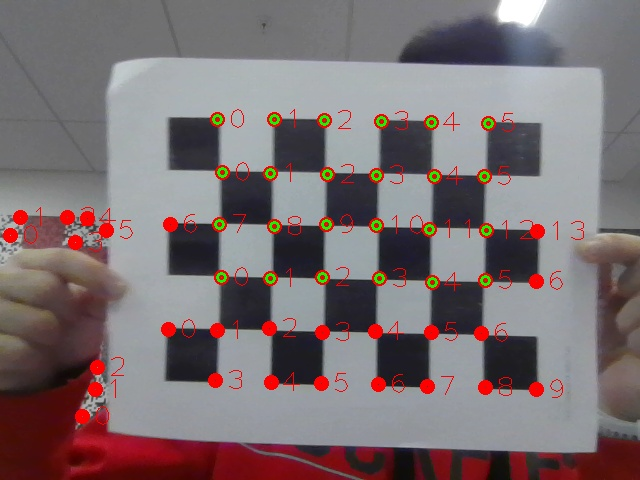
#> input picture CornerPics/CornerPicture_1.jpg, 640 x 480 px; its folder holds only this picture in this run
$ python CalibrateCamera.py
#> lines starting #> are read from the running program, lines starting #| are printed output that depends on the picture; after the words box and inside, x2 and y2 are one past the last pixel; in counts of white or black regions, pixels touching at a corner belong together
### FindCheckerboard.py
from typing import List
import cv2
import matplotlib.pyplot as plt
import math
import numpy as np
import os
from scipy.ndimage import gaussian_filter
import time

# [4 lines left out: function distance, not called in this run]

def findCorners(image):
    checkerboard = cv2.cvtColor(image, cv2.COLOR_BGR2GRAY).astype(float)

    stdI = 1.0
    stdD = .7
    a = .05

    Ix = gaussian_filter(checkerboard, stdD, order=[1, 0])
    Iy = gaussian_filter(checkerboard, stdD, order=[0, 1])
    Ixy = Ix * Iy

    gIx2 = gaussian_filter(Ix ** 2, stdI)
    gIy2 = gaussian_filter(Iy ** 2, stdI)
    gIxy = gaussian_filter(Ixy, stdI)

    R = (gIx2 * gIy2 - gIxy ** 2) - (a * ((gIx2 + gIy2) ** 2))

    thresholdedR = R * (R >= 9e4)

    maxSuppR = nonMaxSupp(thresholdedR).astype(np.uint8)

    positions = np.argwhere(maxSuppR == 1)
    # [5 lines of commented-out code are left out]
    return positions

def nonMaxSupp(image: np.ndarray):
    maxSuppR = np.zeros(image.shape)
    for x in range(1, image.shape[1] - 1):
        for y in range(1, image.shape[0] - 1):
            if isUniqueMax(image, x, y):
                maxSuppR[y,x] = 1
    return maxSuppR

def isUniqueMax(image: np.ndarray, x, y):
    maximum = np.max(image[y-1:y+2,x-1:x+2])

    for xCheck in range(x - 1, x + 2):
        for yCheck in range(y - 1, y + 2):
            if image[yCheck, xCheck] == maximum and (yCheck != y or xCheck != x):
                return False

    return True

def orderPoints(points: np.ndarray, threshold: int, byColumn: bool):
    lines = []
    currentLine = []
    for point in points:
        point = tuple(point)
        x, y = point
        if byColumn:
            interestCord = x
        else:
            interestCord = y
        # Go through rows created, see if new point can go inside
        if lines:
            for position in lines:
                if abs(interestCord - position[0]) < threshold:
                    lines.remove(position)
                    currentLine = position
                    break
        if not currentLine:
            currentLine = (interestCord, [])
        currentLine[1].append(point)
        lines.append(currentLine)
        currentLine = []
    # # Sort points left/right or up/down
    lines = sorted(lines, key=lambda x: x[0])
    finalLines = []
    for line in lines:
        asList = list(line[1])
        asList = sorted(asList, key=lambda x: x[1 * int(byColumn)])
        finalLines.append(tuple([line[0], asList]))
    finalLines = sorted(finalLines, key=lambda x: x[0])
    return finalLines


def findCheckboard(rowList: List[tuple[int, List]], colList: List[tuple[int, List]], shape: tuple[int, int], threshold: int):
    w, h = shape
    eligableRows = []
    for row in rowList:
        if len(row[1]) >= w:
            eligableRows.append(row)
    if len(eligableRows) < h:
        return None
    eligableCols = []
    for col in colList:
        if len(col[1]) >= h:
            eligableCols.append(col)
    if len(eligableCols) < w:
        return None
    possibleRowCorners = []
    possibleColCorners = []
    for row in eligableRows:
        possibleRowCorners.extend(row[1][0:3])
    for col in eligableCols:
        possibleColCorners.extend(col[1][0:3])

    topLeft = list(set(possibleRowCorners) & set(possibleColCorners))
    if topLeft:
        leftEdge = []
        for col in eligableCols:
            if topLeft[0] in col[1]:
                leftEdge = col[1]
                break
        checkboard = []
        currentRow = 0
        for farLeft in leftEdge:
            while currentRow < len(rowList):
                currentRow += 1
                if farLeft in rowList[currentRow - 1][1]:
                    cornerPos = rowList[currentRow - 1][1].index(farLeft)
                    checkboard.append(rowList[currentRow - 1][1][cornerPos:cornerPos + w])
                    break
                else:
                    return None
            if len(checkboard) == h:
                break
        return checkboard
    return None

# [91 lines left out: function main, not called in this run]

# [2 lines that do not run on import are left out]

### CalibrateCamera.py
import cv2
import os
from ShowCorners import CheckerboardDetector
from FindCheckerboard import findCheckboard, orderPoints, findCorners
import numpy as np

def showImages(directory):
    keyPress = None
    checkerboardDetector = CheckerboardDetector()
    images = os.listdir(directory)
    for image in images:
        currentImage = cv2.imread(f"{directory}/{image}")
        gray = cv2.cvtColor(currentImage, cv2.COLOR_BGR2GRAY)

        corners = cv2.goodFeaturesToTrack(gray,50,0.01,20)
        cornerPoints = np.int0(corners)

        threshold = 35

        rowOrderedPoints = checkerboardDetector.orderPoints(cornerPoints, threshold, False)
        colOrderedPoints = checkerboardDetector.orderPoints(cornerPoints, threshold, True)
        checkerboard = checkerboardDetector.findCheckboard(rowOrderedPoints, colOrderedPoints, (6, 4), threshold)
        if checkerboard is not None:
            for row in checkerboard:
                for point in row:
                    x, y = point
                    cv2.circle(currentImage, (x,y), 4, color=(0,0,255), thickness=5)

        cv2.imshow("Checkerboard", currentImage)
        keyPress = cv2.waitKey(0)
        if keyPress == ord('d'):
            os.remove(f"{directory}/{image}")

def getCameraMatrix(directory):
    images = os.listdir(directory)
    A = np.zeros((48, 12))
    counter = 0
    for image in images:
        counter += 1
        currentImage = cv2.imread(f"{directory}/{image}")
        copyImage = currentImage.copy()
        gray = cv2.cvtColor(currentImage, cv2.COLOR_BGR2GRAY)

        corners = findCorners(currentImage)
        cornerPoints = np.int0(corners)

        threshold = 35

        rowOrderedPoints = orderPoints(cornerPoints, threshold, False)
        colOrderedPoints = orderPoints(cornerPoints, threshold, True)
        checkerboard = findCheckboard(rowOrderedPoints, colOrderedPoints, (4, 6), threshold)
        if checkerboard is not None:
            for row in checkerboard:
                for point in row:
                    y, x = point
                    cv2.circle(copyImage, (x,y), 4, color=(0,255,0), thickness=2)

        cv2.imshow("Image", copyImage)
        cv2.waitKey(0)
        if checkerboard:
            currentRow = checkerboard[0]
            print(currentRow)
            for i in range(24):
                floatI = float(i) * 20
                if i < 6:
                    currentRow = checkerboard[0]
                    x, y = currentRow[i]
                    point3D = [floatI, 0.0, 0.0]
                elif i < 12:
                    currentRow = checkerboard[1]
                    x, y = currentRow[i - 6]
                    point3D = [floatI - 6, 1.0, 0.0]
                elif i < 18:
                    currentRow = checkerboard[2]
                    x, y = currentRow[i - 12]
                    point3D = [floatI - 12, 2.0, 0.0]
                else:
                    currentRow = checkerboard[3]
                    x, y = currentRow[i - 18]
                    point3D = [floatI - 18, 3.0, 0.0]

                A[2*i][0:3] = A[2*i+1][4:7] = point3D
                A[2*i][3] = A[2*i+1][7] = 1
                A[2*i][8:11] = [value * -x for value in point3D]
                A[2*i+1][8:11] = [value * -y for value in point3D]
                A[2*i][11] = -x
                A[2*i+1][11] = -y

            print(A)
            eigvals, eigvecs = np.linalg.eig(A.T @ A)
            minEigvec = eigvecs[:, eigvals.argmin()]

            P = np.zeros((3,4))
            P[0] = minEigvec[0:4]
            P[1] = minEigvec[4:8]
            P[2] = minEigvec[8:12]

            print(P)
            break

def camMatrixFromCVCorners(directory):
    images = os.listdir(directory)
    A = np.zeros((48, 12))
    counter = 0
    for image in images:
        print(counter)
        counter += 1
        currentImage = cv2.imread(f"{directory}/{image}")
        gray = cv2.cvtColor(currentImage, cv2.COLOR_BGR2GRAY)
        ret, corners = cv2.findChessboardCorners(gray, (6,4),None)

        for i in range(24):
            pass


def main():
    directory = f"{os.getcwd()}/CornerPics"
    getCameraMatrix(directory=directory)
#> in getCameraMatrix, currentImage is the input picture: shape (480, 640, 3); mean B, G, R 113.7, 111.3, 123.6
#> in getCameraMatrix, `gray = cv2.cvtColor(currentImage, cv2.COLOR_BGR2GRAY)`:
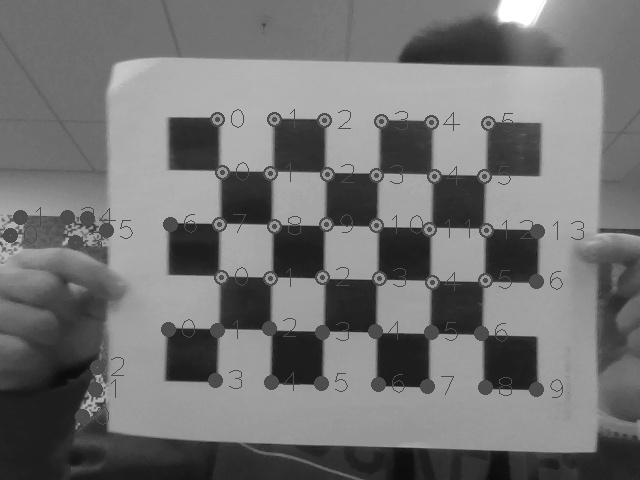
#> gray: shape (480, 640); min 10, max 255, mean 115.2
#> in findCorners, `Iy = gaussian_filter(checkerboard, stdD, order=[0, 1])`:
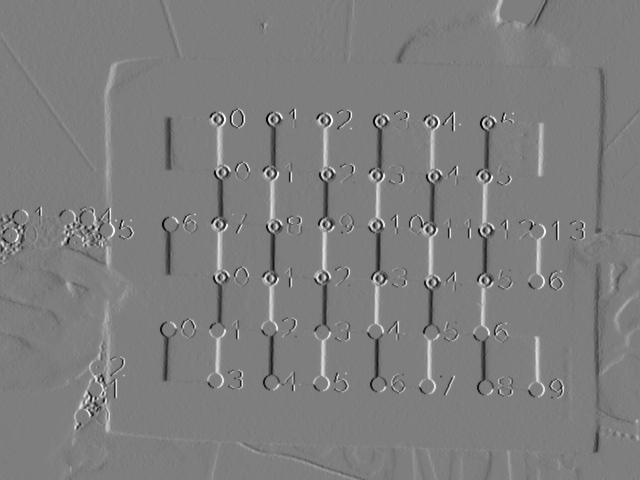
#> Iy: shape (480, 640) float64; min -46.27, max 47.02, mean 0; drawn with min black and max white
#> in findCorners, `Ixy = Ix * Iy`:
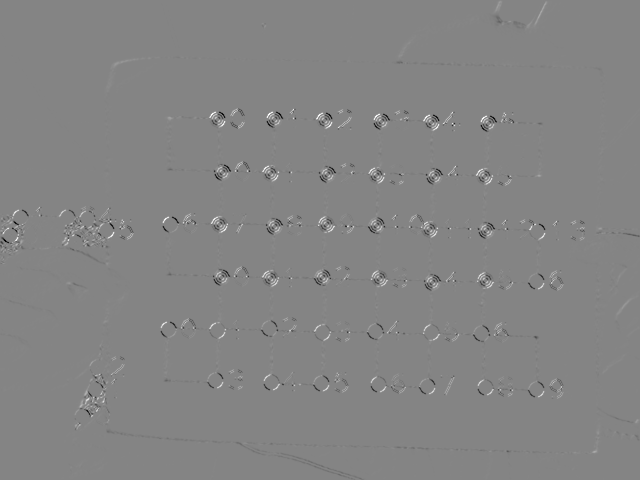
#> Ixy: shape (480, 640) float64; min -1520.9, max 1401.5, mean -0.2; drawn with min black and max white
#> in findCorners, `gIx2 = gaussian_filter(Ix ** 2, stdI)`:
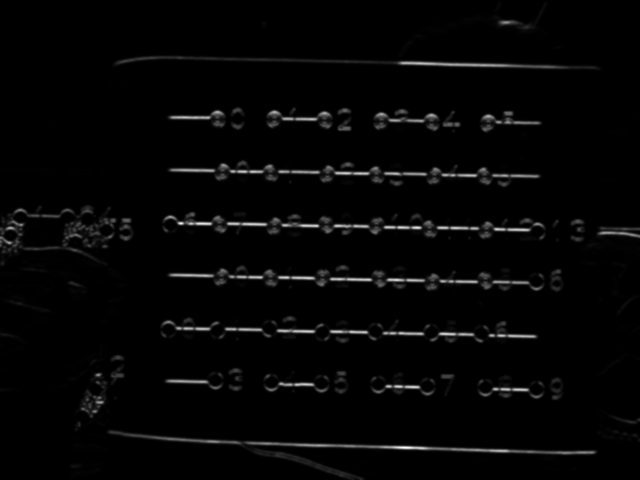
#> gIx2: shape (480, 640) float64; min 0, max 2164.1, mean 47.6; drawn with min black and max white
#> in findCorners, `gIy2 = gaussian_filter(Iy ** 2, stdI)`:
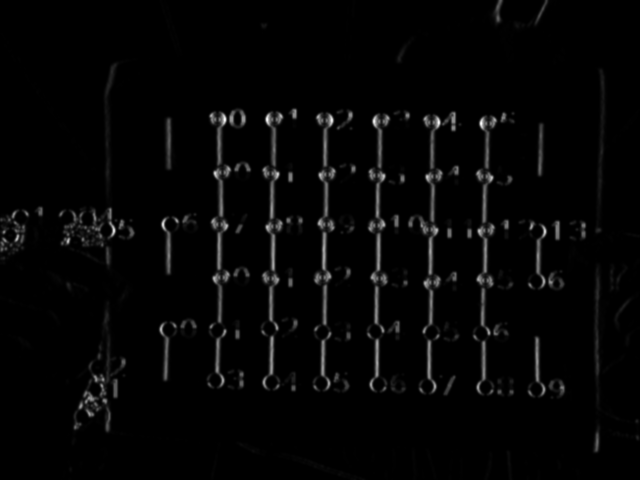
#> gIy2: shape (480, 640) float64; min 0, max 1457.2, mean 32.2; drawn with min black and max white
#> in findCorners, `R = (gIx2 * gIy2 - gIxy ** 2) - (a * ((gIx2 + gIy2) ** 2))`:
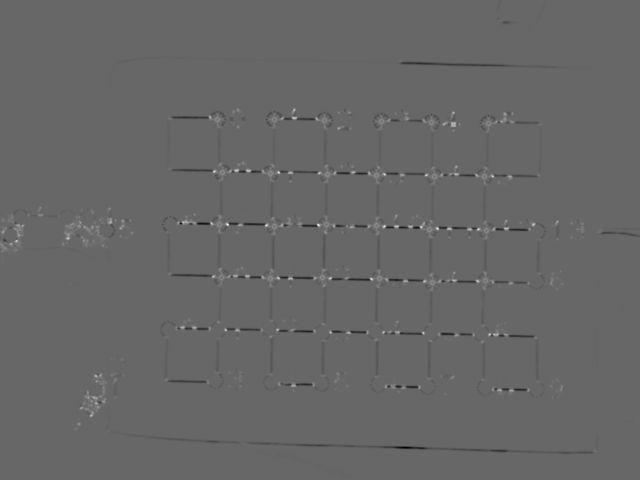
#> R: shape (480, 640) float64; min -232862.1, max 341089.8, mean -431.8; drawn with min black and max white
#> in findCorners, `thresholdedR = R * (R >= 9e4)`:
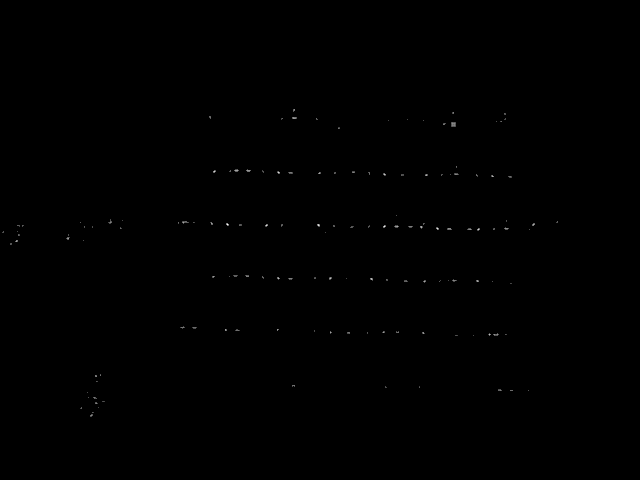
#> thresholdedR: shape (480, 640) float64; min 0, max 341089.8, mean 283.2; drawn with min black and max white
#> after the loop in nonMaxSupp, `for x in range(1, image.shape[1] - 1):`: maxSuppR: shape (480, 640) float64; values 0 (black) and 1 (white), 0.05% white in thin lines or dots, all inside (x1, y1, x2, y2) = (3, 109, 558, 416)
#> the loop in orderPoints, `for point in points:` made 153 passes
#> point on passes 1 to 3: [109, 294], [112, 453], [113, 504]
#> the loop in orderPoints, `for line in lines:` made 11 passes
#> line on pass 11: (557, [(221, 557), (229, 529), (390, 528)])
#> the loop in orderPoints (call 2), `for point in points:` made 153 passes
#> the loop in orderPoints (call 2), `for line in lines:` made 7 passes
#> line on pass 7: (412, [(412, 92), (415, 91)])
#> the loop in findCheckboard, `for row in rowList:` made 11 passes
#> the loop in findCheckboard, `for col in colList:` made 7 passes
#> col on pass 7: (412, [(415, 91), (412, 92)])
#> the loop in findCheckboard, `for row in eligableRows:` made 10 passes
#> the loop in findCheckboard, `for col in eligableCols:` made 6 passes
#> the loop in findCheckboard, `for col in eligableCols:` made 1 pass
#> the loop in findCheckboard, `for farLeft in leftEdge:` made 1 pass
#> farLeft on pass 1: (117, 210)
    # showImages(directory=directory)

if __name__ == "__main__":
    main()

$ run again, on CornerPics/CornerPicture_7.jpg
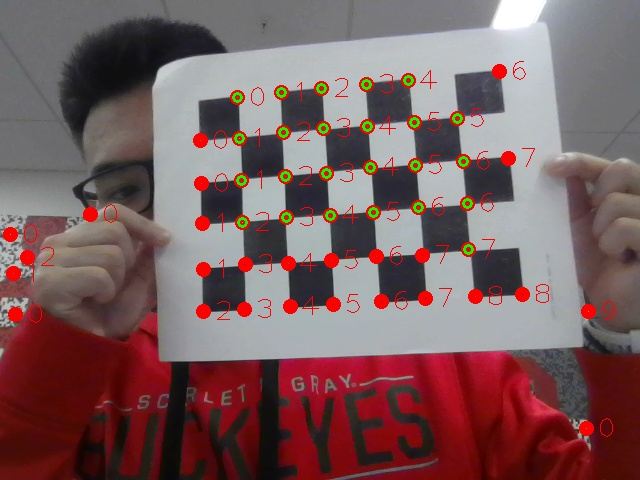
#> input picture CornerPics/CornerPicture_7.jpg, 640 x 480 px
#> in getCameraMatrix, currentImage is the input picture: shape (480, 640, 3); mean B, G, R 94.9, 93.5, 122
#> in findCorners, `R = (gIx2 * gIy2 - gIxy ** 2) - (a * ((gIx2 + gIy2) ** 2))`:
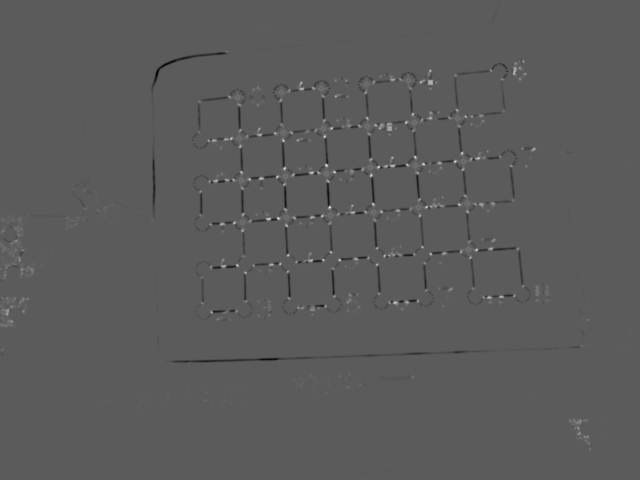
#> R: shape (480, 640) float64; min -309066.2, max 549687.1, mean -556.2; drawn with min black and max white
#> after the loop in nonMaxSupp, `for x in range(1, image.shape[1] - 1):`:
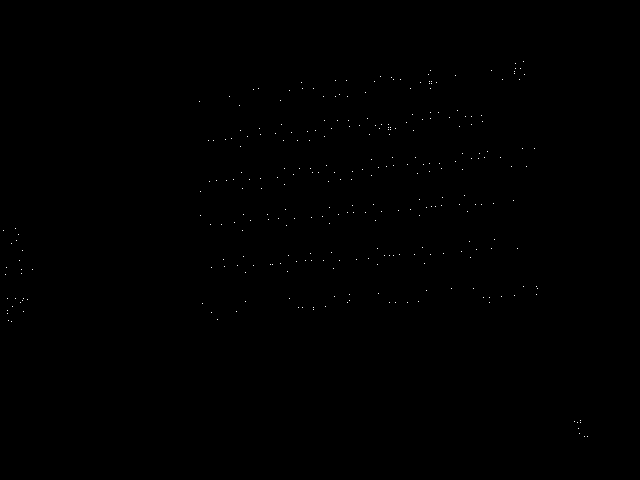
#> maxSuppR: shape (480, 640) float64; values 0 (black) and 1 (white), 0.09% white in thin lines or dots, all inside (x1, y1, x2, y2) = (3, 61, 588, 437)
#> the loop in orderPoints, `for point in points:` made 291 passes
#> point on passes 1 to 3: [61, 523], [63, 515], [68, 515]
#> the loop in orderPoints, `for line in lines:` made 10 passes
#> the loop in orderPoints (call 2), `for point in points:` made 291 passes
#> the loop in orderPoints (call 2), `for line in lines:` made 9 passes
#> the loop in findCheckboard, `for row in rowList:` made 10 passes
#> the loop in findCheckboard, `for col in colList:` made 9 passes
#> the loop in findCheckboard, `for row in eligableRows:` made 10 passes
#> the loop in findCheckboard, `for col in eligableCols:` made 9 passes
#> the loop in findCheckboard, `for col in eligableCols:` made 1 pass
#> the loop in findCheckboard, `for farLeft in leftEdge:` made 1 pass
#> farLeft on pass 1: (89, 253)

$ run again, on CornerPics/CornerPicture_2.jpg
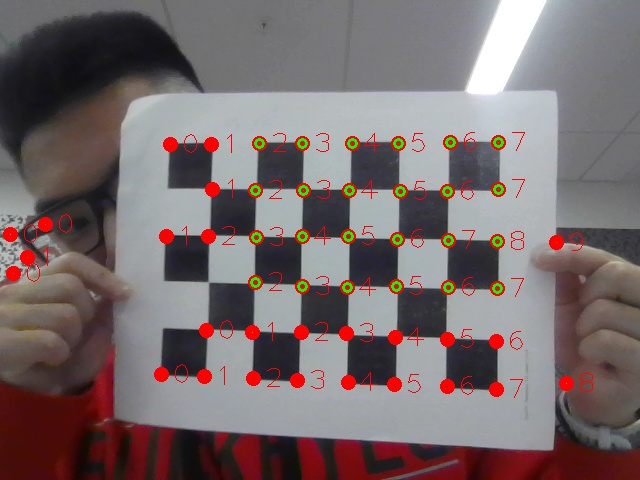
#> input picture CornerPics/CornerPicture_2.jpg, 640 x 480 px
#> in getCameraMatrix, currentImage is the input picture: shape (480, 640, 3); mean B, G, R 108.1, 107.1, 119.9
#> in findCorners, `R = (gIx2 * gIy2 - gIxy ** 2) - (a * ((gIx2 + gIy2) ** 2))`:
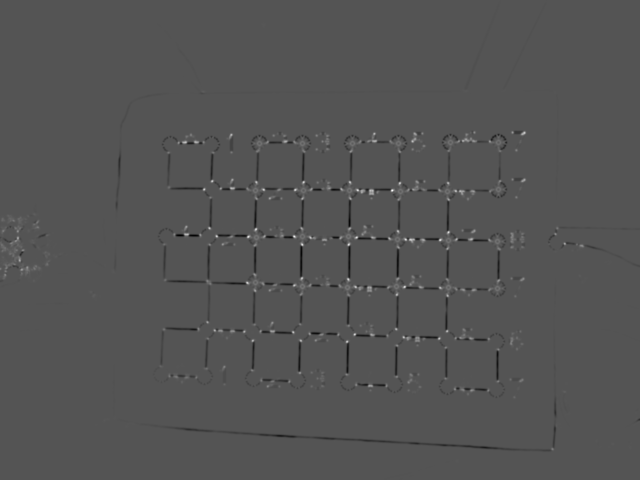
#> R: shape (480, 640) float64; min -211973.6, max 426497.9, mean -672.4; drawn with min black and max white
#> in findCorners, `thresholdedR = R * (R >= 9e4)`:
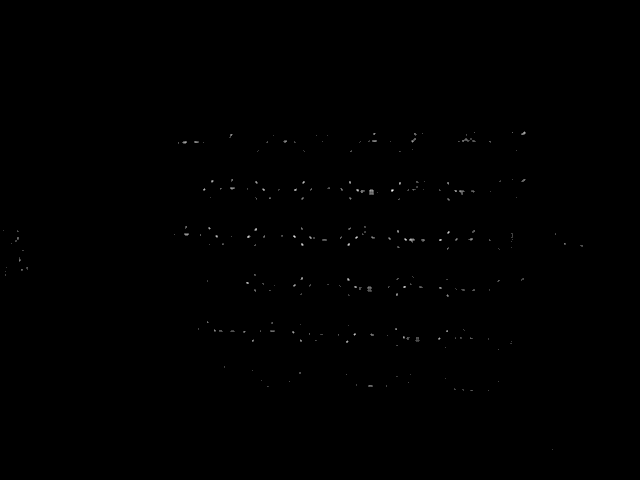
#> thresholdedR: shape (480, 640) float64; min 0, max 426497.9, mean 518.6; drawn with min black and max white
#> the loop in orderPoints, `for point in points:` made 248 passes
#> point on passes 1 to 3: [132, 474], [132, 512], [132, 524]
#> the loop in orderPoints, `for line in lines:` made 10 passes
#> the loop in orderPoints (call 2), `for point in points:` made 248 passes
#> the loop in orderPoints (call 2), `for line in lines:` made 7 passes
#> line on pass 7: (449, [(449, 552)])
#> the loop in findCheckboard, `for row in rowList:` made 10 passes
#> the loop in findCheckboard, `for col in colList:` made 7 passes
#> the loop in findCheckboard, `for row in eligableRows:` made 10 passes
#> the loop in findCheckboard, `for col in eligableCols:` made 6 passes
#> the loop in findCheckboard, `for col in eligableCols:` made 1 pass
#> the loop in findCheckboard, `for farLeft in leftEdge:` made 1 pass
#> farLeft on pass 1: (142, 178)
